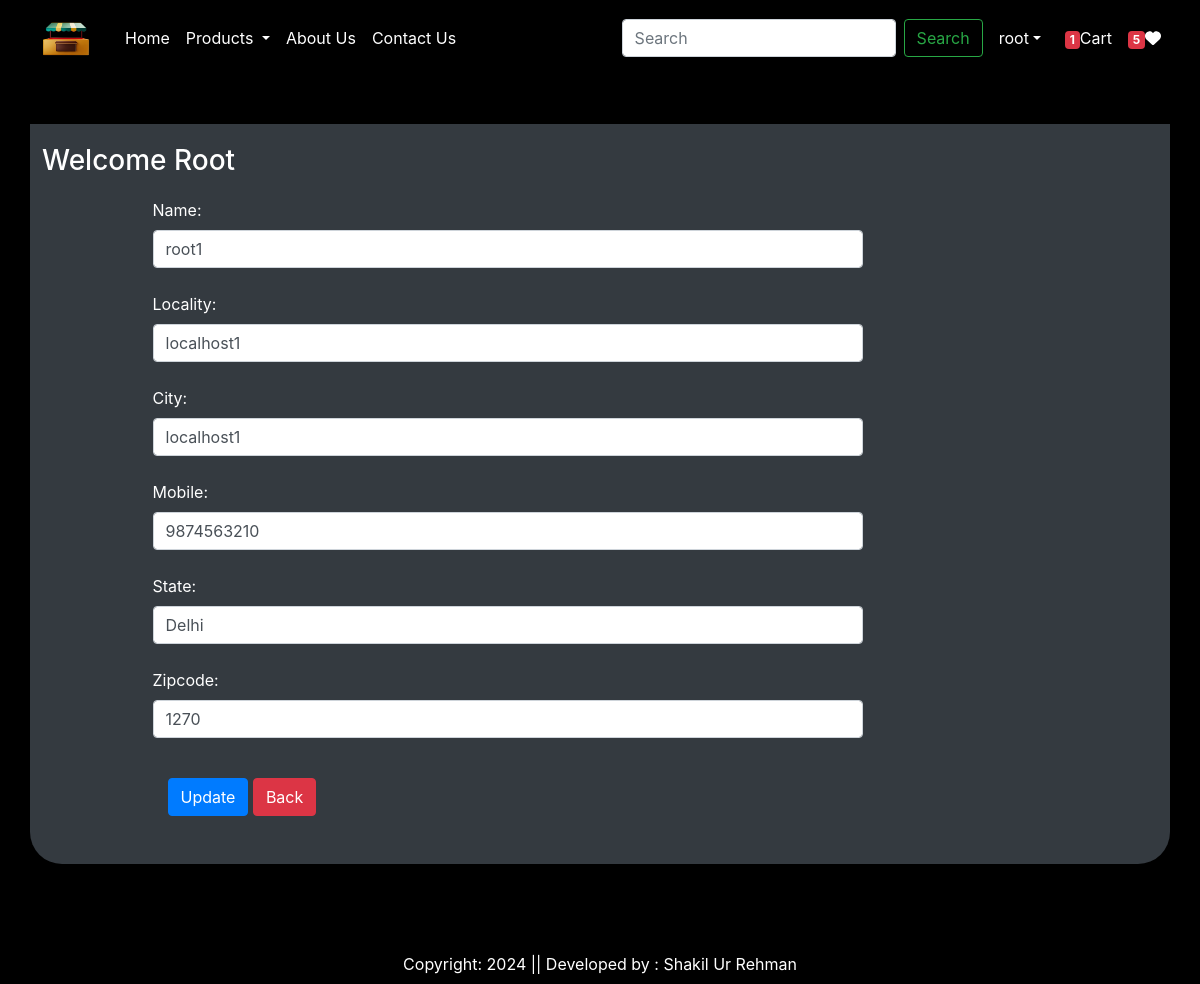
Screenshot of /updateAddress/1 (signed in) with the database file from the repository.
### app/models.py (models this page shows, shortened)
class Customer(models.Model):
    user = models.ForeignKey(User, on_delete=models.CASCADE)
    name = models.CharField(max_length=200)
    locality = models.CharField(max_length=200)
    city= models.CharField(max_length=50)
    mobile = models.IntegerField(default=0)
    zipcode = models.IntegerField()
    state = models.CharField(choices=STATE_CHOICES, max_length=100)

### app/views.py (the view, shortened to what this page needs)
# urls.py: path("updateAddress/<int:pk>", views.updateAddress.as_view(),name="updateAddress"),
@method_decorator(login_required,name='dispatch')
class updateAddress(View):
    def get(self, request, pk):
        totalitem=0
        wishitem=0
        if request.user.is_authenticated:
            totalitem=len(Cart.objects.filter(user=request.user))
            wishitem=len(Wishlist.objects.filter(user=request.user))
        add = Customer.objects.get(pk=pk)
        form = CustomerProfileForm(instance=add)
        return render(request, 'app/updateAddress.html', locals())

### app/forms.py
class CustomerProfileForm(forms.ModelForm):
    class Meta:
        model = Customer
        fields=['name','locality','city','mobile','state','zipcode']
        widgets={
            'name': forms.TextInput(attrs={'class': 'form-control'}),
            'locality': forms.TextInput (attrs={'class': 'form-control'}),
            'city':forms.TextInput (attrs = { 'class': 'form-control'}),
            'mobile': forms.NumberInput(attrs = { 'class': 'form-control'}),
            'state': forms.Select(attrs={'class': 'form-control'}),
            'zipcode': forms.NumberInput(attrs = { 'class': 'form-control'}),
        }

### app/templates/app/updateAddress.html (shortened to what this page needs)
{% extends "app/base.html" %}
{% load static %}
{% block main-content %}
<div class="container my-5 text-white bg-dark rounded-5 rounded-top-0">
    <div class="row" >
        <h3 style="margin-top: 20px; margin-bottom: 20px; ">Welcome <span class="text-capitalize">{{request.user}}</h3>
    </div>
    <div class="col-sm-8 offset-sm-1">
        <form action="" method="post">
            {% for fm in form %}
                {{fm.label_tag}} {{fm}}  <br>
            {% endfor %}
            <div class="col-12 mt-3">
                <button type="submit" class="btn btn-primary">Update</button>
                <a href="{% url 'address' %}" type='button' class='btn btn-danger'>Back</a>
            </div>
        </form>
    </div>
    <br><br>
</div>
<br><br><br>
{% endblock main-content %}

### app/templates/app/base.html (shortened to what this page needs)
{% load static %}
<!DOCTYPE html>
<html lang="en">
<head>
    <link href="https://cdn.jsdelivr.net/npm/bootstrap@5.3.3/dist/css/bootstrap.min.css" rel="stylesheet">
    <link rel="stylesheet" href="{% static 'app/css/all.min.css'%}" />
    <link rel="stylesheet" href="{% static 'app/css/owl.carousel.min.css'%}" />
    <link href="https://stackpath.bootstrapcdn.com/bootstrap/4.5.2/css/bootstrap.min.css" rel="stylesheet">
    <link rel="stylesheet" href="{% static 'app/css/style.css' %}" />
  </head>
<body>
    <nav class="navbar navbar-expand-lg navbar-dark bg-black">
        <div class="container-fluid">
          <a class="navbar-brand" href="#">
            <img src="{% static "app/images/logo.png" %}" width="70" height="50" />
          </a>
          <div class="collapse navbar-collapse" id="navbarSupportedContent">
            <ul class="navbar-nav me-auto mb-2 mb-lg-0">
              {% if request.user.is_authenticated %}
              <li class="nav-item">
                <a class="nav-link active" aria-current="page" href="/">Home</a>
              </li>
              <li class="nav-item dropdown">
                <a class="nav-link dropdown-toggle text-white" href="#" role="button" data-bs-toggle="dropdown" aria-expanded="false">
                  Products
                </a>
              </li>
              <li class="nav-item">
                <a class="nav-link text-white" href="{% url 'about' %}">About Us</a>
              </li>
              <li class="nav-item">
                <a class="nav-link text-white" href="{% url 'contact' %}">Contact Us</a>
              </li>
            </ul>
            <form class="d-flex" role="search" action="/search">
              <input class="form-control me-2" type="search" placeholder="Search" name="search" aria-label="Search">
              <button class="btn btn-outline-success" type="submit">Search</button>
            </form>
          </div>
          <ul class="navbar-nav me-auto mb-2 mb-lg-0">
            <li class="nav-item dropdown mx-2">
              <a class="nav-link dropdown-toggle text-white" href="#" id="profileDropDown" role="button" data-bs-toggle="dropdown" aria-expanded="false">{{ request.user.username }}</a>
            </li>
            <li class="nav-item max-2">
              <a href="{% url 'showcart' %}" class="nav-link text-white"><span class="badge bg-danger">{% if totalitem > 0 %}{{totalitem}}{% endif %}</span>Cart</a>
            </li>
            <li class="nav-item max-2">
              <a href="#" class="nav-link text-white"><span class="badge bg-danger">{% if wishitem > 0 %} {{wishitem}} {% endif %}</span><i class="fa fa-heart"></i></a>
            </li>
            {% endif %}
          </ul>
        </div>
      </nav>
    {% block main-content %}{% endblock main-content %}
    <footer class="container-fluid fixed-bottom bg-black text-center p-2 mt-5 text-white">
        Copyright: 2024 || Developed by : Shakil Ur Rehman
    </footer>
</body>
</html>

### app/static/app/css/style.css (style rules this page uses)
body { background-color: black; }
.row { display: flex; flex-wrap: wrap; }

### rows the page displays
Customer: form "root1" "localhost1" "localhost1" "9874563210" "Delhi" "1270"

### other values shown
{{ request.user.username }} "root"
{{ totalitem }} "1"
{{ wishitem }} "5"
{{ request.user }} "Root"
{{ fm.label_tag }} "Name:" "Locality:" "City:" "Mobile:" "State:" "Zipcode:"
